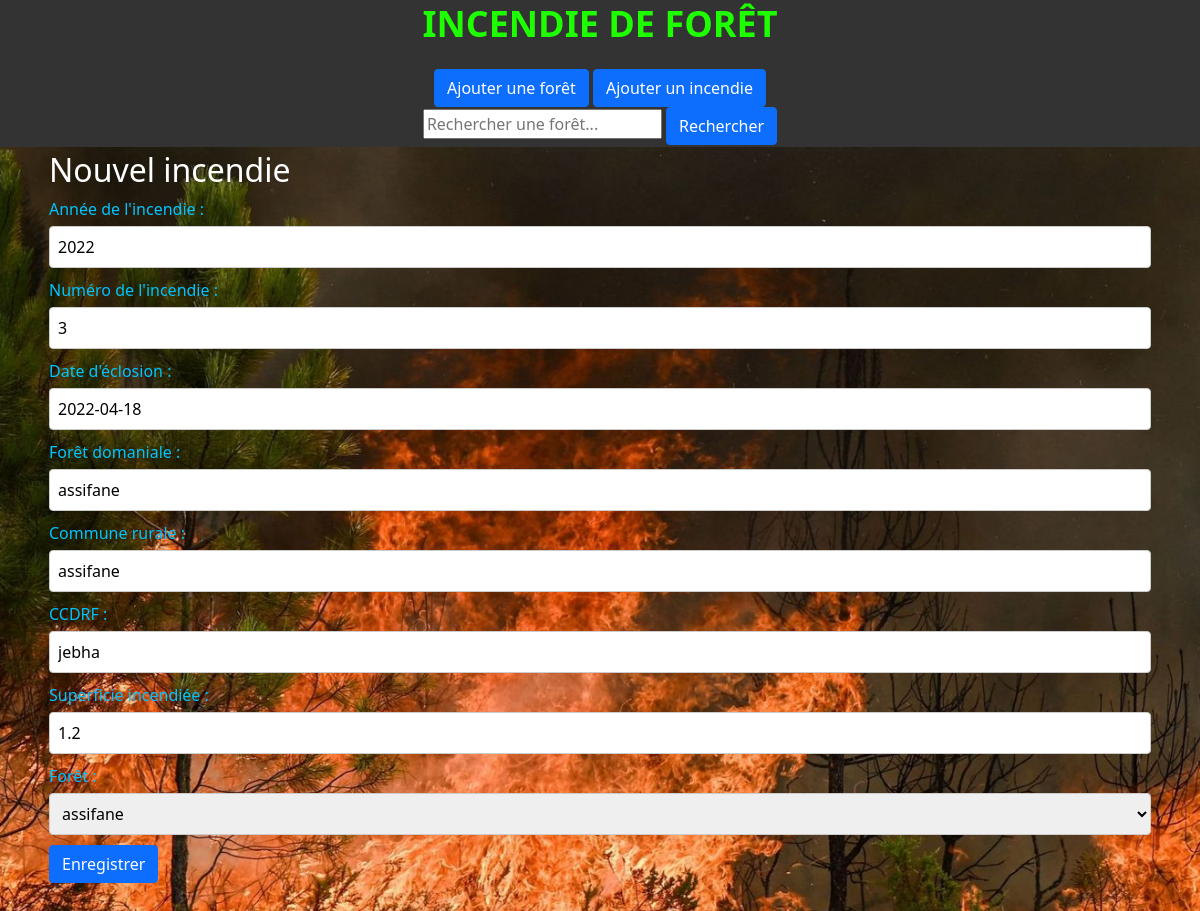
Screenshot of /incendie/3/modifier/ with the database file from the repository.
### incendie_foret/models.py (models this page shows, shortened)
class Incendie(models.Model):
    id_incendie = models.AutoField(primary_key=True)
    annee_incendie = models.IntegerField()
    numero = models.CharField(max_length=100)
    date_eclosion = models.DateField(default=timezone.now)
    foret_domaniale = models.CharField(max_length=100)
    commune_rurale = models.CharField(max_length=100)
    ccdrf = models.CharField(max_length=100)
    superficie_incendiee = models.FloatField()
    id_foret = models.ForeignKey(Foret, on_delete=models.CASCADE)

class Foret(models.Model):
    id_foret = models.AutoField(primary_key=True)
    nom = models.CharField(max_length=100)
    superficie = models.FloatField()
    localisation = models.CharField(max_length=100)
    type = models.CharField(max_length=100)
    densite = models.FloatField()
    def __str__(self):
        return self.nom

### incendie_foret/views.py (the view)
# urls.py: path('incendie/<int:pk>/modifier/', views.modifier_incendie, name='modifier_incendie')
def modifier_incendie(request,pk):
    incendie=get_object_or_404(Incendie, pk=pk)
    if request.method =='POST':
        form = IncendieForm(request.POST, instance=incendie)
        if form.is_valid():
            form.save()
            return redirect('incendie_foret_detail',pk=pk)
    else:
        form= IncendieForm(instance=incendie)
    context={'form':form}
    return render(request, 'incendie_foret/nouveau_incendie.html',context)

### incendie_foret/forms.py
class IncendieForm(forms.ModelForm):
  class Meta:
    model=Incendie
    fields = ('annee_incendie', 'numero', 'date_eclosion', 'foret_domaniale', 'commune_rurale', 'ccdrf', 'superficie_incendiee','id_foret')

### incendie_foret/templates/incendie_foret/nouveau_incendie.html (shortened to what this page needs)
{% extends 'incendie_foret/base.html' %}
{% block content %}
    <h2 class="white-text">Nouvel incendie</h2>
    <form method="POST" class="inline-form">
        <div class="form-group">
            <label class="blue-text" for="annee_incendie">Année de l'incendie :</label>
            {{ form.annee_incendie }}
        </div>
        <div class="form-group">
            <label class="blue-text" for="numero">Numéro de l'incendie :</label>
            {{ form.numero }}
        </div>
        <div class="form-group">
            <label class="blue-text" for="date_eclosion">Date d'éclosion :</label>
            {{ form.date_eclosion }}
        </div>
        <div class="form-group">
            <label class="blue-text" for="foret_domaniale">Forêt domaniale :</label>
            {{ form.foret_domaniale }}
        </div>
        <div class="form-group">
            <label class="blue-text" for="commune_rurale">Commune rurale :</label>
            {{ form.commune_rurale }}
        </div>
        <div class="form-group">
            <label class="blue-text" for="ccdrf">CCDRF :</label>
            {{ form.ccdrf }}
        </div>
        <div class="form-group">
            <label class="blue-text" for="superficie_incendiee">Superficie incendiée :</label>
            {{ form.superficie_incendiee }}
        </div>
        <div class="form-group">
            <label class="blue-text" for="id_foret">Forêt :</label>
            {{ form.id_foret }}
        </div>
        <button class="btn btn-primary" type="submit">Enregistrer</button>
    </form>
{% endblock %}

### incendie_foret/static/css/incendie.css (style rules this page uses)
body { background-image: url("./image/photo_incendie.jpg"); background-size: cover; background-repeat: no-repeat; background-position: center; margin: 0; padding-top: 150px; }
.blue-text { color: #82ff44; }
.white-text { color: #fff; }
.blue-text { color: #00c3ff; }
.form-group { margin-bottom: 10px; }
.form-group label { display: block; margin-bottom: 5px; font-size: 16px; }
.form-group input, .form-group select, .form-group textarea { width: 100%; padding: 8px; font-size: 16px; border: 1px solid #ccc; border-radius: 4px; }

### rows the page displays
Incendie: annee_incendie "2022", numero "3", date_eclosion "2022-04-18", foret_domaniale "assifane", commune_rurale "assifane", ccdrf "jebha", superficie_incendiee "1.2"
Foret: id_foret "assifane"
